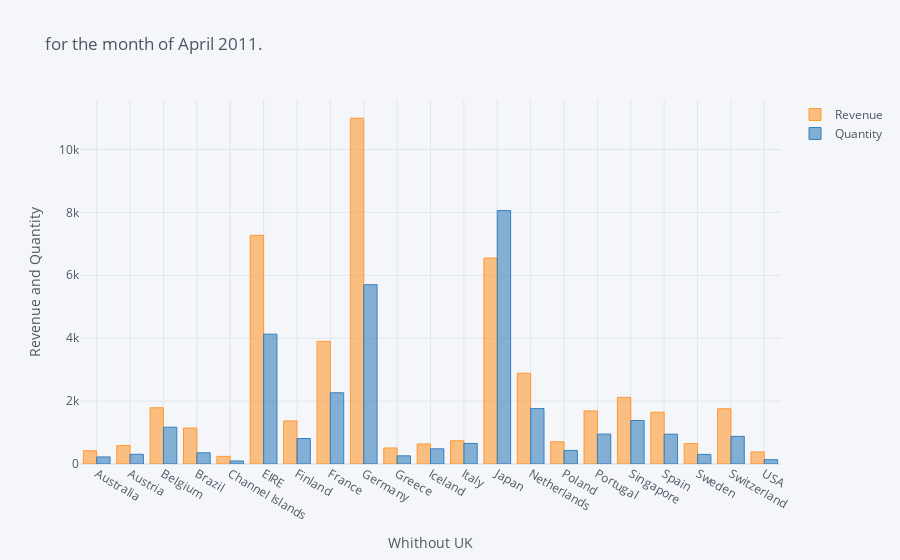

This figure's notebook cell:
### Code cell
withoutUK.iplot(kind='bar', xTitle='Whithout UK', yTitle='Revenue and Quantity', 
           title='for the month of April 2011.')

### Figure 1 — Plotly figure (JSON) as saved in the notebook; plotly's stock layout.template omitted (floating-point values rounded to 4 significant figures)
{"data": [{"marker": {"color": "rgba(255, 153, 51, 0.6)", "line": {"color": "rgba(255, 153, 51, 1.0)", "width": 1}}, "name": "Revenue", "orientation": "v", "text": "", "type": "bar", "x": ["Australia", "Austria", "Belgium", "Brazil", "Channel Islands", "EIRE", "Finland", "France", "Germany", "Greece", "Iceland", "Italy", "Japan", "Netherlands", "Poland", "Portugal", "Singapore", "Spain", "Sweden", "Switzerland", "USA"], "y": [421.6, 584.8, 1788.0, 1144.0, 243.0, 7270.0, 1369.0, 3899.0, 10990.0, 509.7, 636.2, 737.8, 6549.0, 2887.0, 705.8, 1688.0, 2119.0, 1646.0, 649.1, 1757.0, 383.9]}, {"marker": {"color": "rgba(55, 128, 191, 0.6)", "line": {"color": "rgba(55, 128, 191, 1.0)", "width": 1}}, "name": "Quantity", "orientation": "v", "text": "", "type": "bar", "x": ["Australia", "Austria", "Belgium", "Brazil", "Channel Islands", "EIRE", "Finland", "France", "Germany", "Greece", "Iceland", "Italy", "Japan", "Netherlands", "Poland", "Portugal", "Singapore", "Spain", "Sweden", "Switzerland", "USA"], "y": [224, 308, 1170, 356, 96, 4129, 810, 2265, 5702, 260, 483, 653, 8058, 1762, 432, 951, 1384, 948, 306, 878, 137]}], "layout": {"legend": {"bgcolor": "#F5F6F9", "font": {"color": "#4D5663"}}, "paper_bgcolor": "#F5F6F9", "plot_bgcolor": "#F5F6F9", "title": {"font": {"color": "#4D5663"}, "text": "for the month of April 2011."}, "xaxis": {"gridcolor": "#E1E5ED", "showgrid": true, "tickfont": {"color": "#4D5663"}, "title": {"font": {"color": "#4D5663"}, "text": "Whithout UK"}, "zerolinecolor": "#E1E5ED"}, "yaxis": {"gridcolor": "#E1E5ED", "showgrid": true, "tickfont": {"color": "#4D5663"}, "title": {"font": {"color": "#4D5663"}, "text": "Revenue and Quantity"}, "zerolinecolor": "#E1E5ED"}}}
